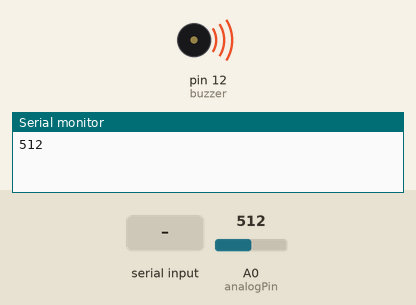
Simulated run of this sketch. Board: Arduino Uno, built with avr-gcc and run on an emulated ATmega328P. Shown: buzzer (waves = sounding), the last lines printed to the serial monitor. The inputs (shaded band) are chosen by the test bench; at power-on: A0 (analogPin) = 512.

Above: at 1.2 s.
1.3 s: "a" received over Serial
At 2.3 s:
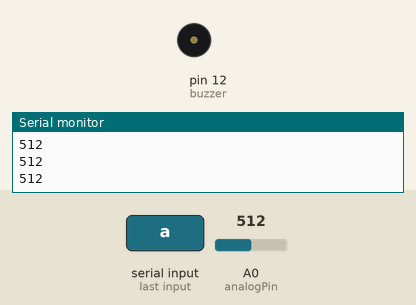
Timing chart, 0 to 4.3 s (numbered marks = the images above; inputs shaded):
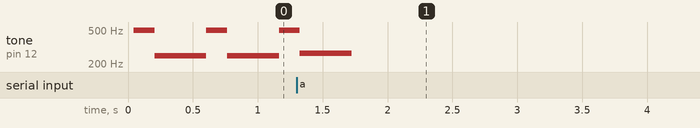

The sketch:

arduino_code.ino
```cpp
// Definición de pines
int buzzer = 12;  // Pin digital conectado al buzzer
int analogPin = A0;  // Pin analógico conectado al sensor de monóxido de carbono (o cualquier sensor analógico)
String alarm = "e"; // e de encendido

// Configuración inicial
void setup() {
  Serial.begin(9600); // Inicia la comunicación serial a 9600 bps
  pinMode(buzzer, OUTPUT); // Configura el pin del buzzer como salida
}

// Bucle principal
void loop() {
  int val;
  val = analogRead(analogPin);  // Lee el valor del sensor conectado al pin A0
  Serial.println(val, DEC); // Imprime el valor leído en el monitor serial en formato decimal

  // Si el valor leído del sensor es mayor a 600, se activa la alarma
  if (val > 0) {
    unsigned char i;

    // Bucle infinito para activar el buzzer mientras el valor del sensor siga siendo alto
    while (alarm == "e") {
      // Verifica si hay un comando enviado desde Processing
      if (Serial.available() > 0) {
        char comando = Serial.read();
        if (comando == 'a') {
          alarm = "d"; // Cambia el estado de la alarma para detener el buzzer
        }
      }

      // Si la alarma sigue encendida, sigue sonando el buzzer
      if (alarm == "e") {
        // Genera un sonido rápido en el buzzer
        for (i = 0; i < 80; i++) {
          digitalWrite(buzzer, HIGH);  // Activa el buzzer
          delay(1);  // Espera 1 ms
          digitalWrite(buzzer, LOW);  // Desactiva el buzzer
          delay(1);  // Espera 1 ms
        }

        // Genera un sonido más lento en el buzzer
        for (i = 0; i < 100; i++) {
          digitalWrite(buzzer, HIGH);  // Activa el buzzer
          delay(2);  // Espera 3 ms
          digitalWrite(buzzer, LOW);  // Desactiva el buzzer
          delay(2);  // Espera 3 ms
        }
      }
    }
  }

  delay(100);  // Espera 100 ms antes de la siguiente lectura del sensor
}
```
